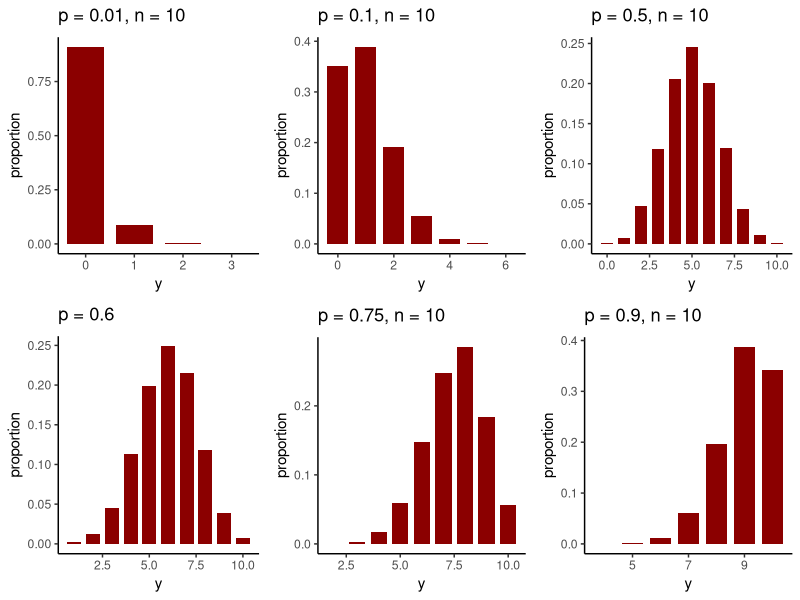
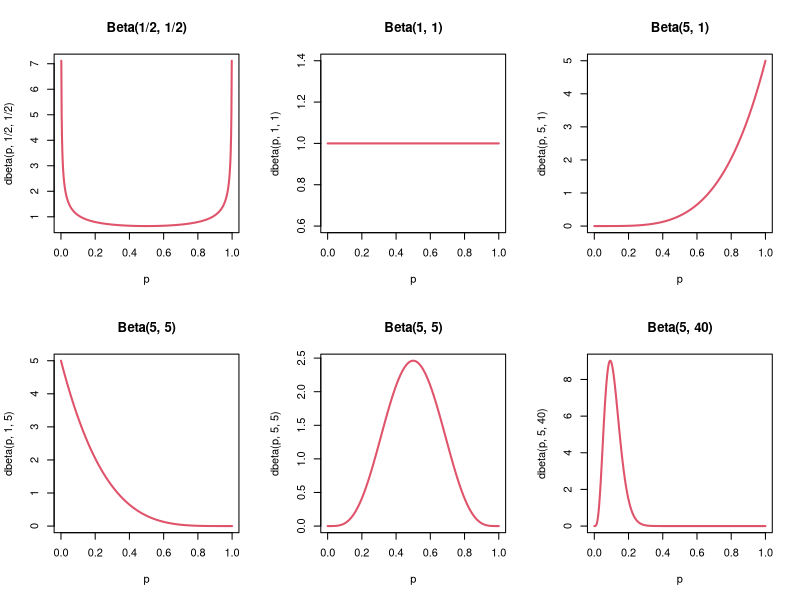
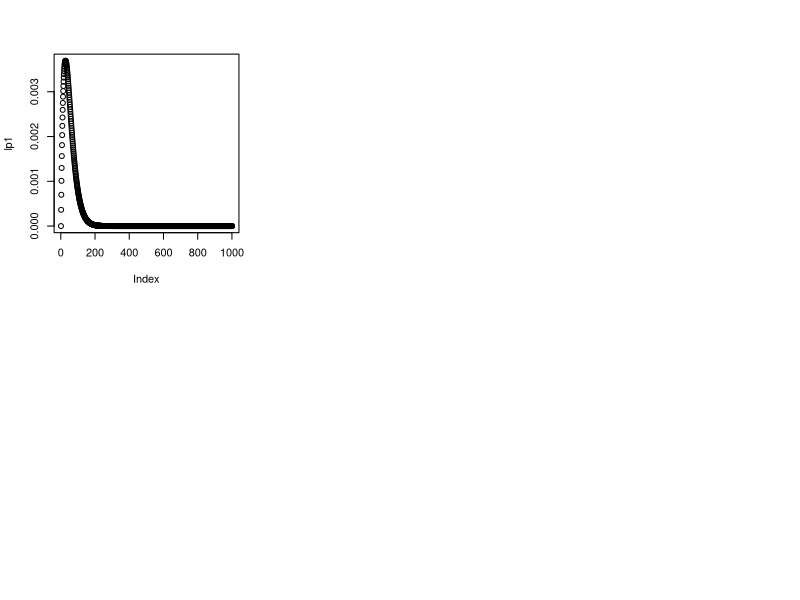

Write R code to recreate these figures, in order. (Note: this script raises an error after producing the figures.)
#--------------------------------------------
# Poisson (likelihood) - Gamma (prior) models 
# in R
#--------------------------------------------

# 1. Histogram of Binomial distributed observations

library(tidyverse)
set.seed(2023)
s1 <- data.frame('data' = rbinom(n = 10000, size = 10, prob = 1/100))
s2 <- data.frame('data' = rbinom(n = 10000, size = 10, prob = 10/100))
s3 <- data.frame('data' = rbinom(n = 10000, size = 10, prob = 50/100))
s4 <- data.frame('data' = rbinom(n = 10000, size = 10, prob = 60/100))
s5 <- data.frame('data' = rbinom(n = 10000, size = 10, prob = 75/100))
s6 <- data.frame('data' = rbinom(n = 10000, size = 10, prob = 90/100))

p1 <- s1 %>% ggplot() +
  geom_bar(aes(x = data, y = stat(count / sum(count))), width = 0.75,
           fill = 'darkred') +
  labs(x = 'y', y = 'proportion', title = p~ '= 0.01, n = 10') + theme_classic()
scale_color_gradient(low="firebrick1", high="firebrick4")
p2 <- s2 %>% ggplot() +
  geom_bar(aes(x = data, y = stat(count / sum(count))), width = 0.75,
           fill = 'darkred') +
  labs(x = 'y', y = 'proportion', title = p~ '= 0.1, n = 10')  + theme_classic()
p3 <- s3 %>% ggplot() +
  geom_bar(aes(x = data, y = stat(count / sum(count))), width = 0.75,
           fill = 'darkred') +
  labs(x = 'y', y = 'proportion', title = p~ '= 0.5, n = 10') + theme_classic()
p4 <- s4 %>% ggplot() +
  geom_bar(aes(x = data, y = stat(count / sum(count))), width = 0.75,
           fill = 'darkred') +
  labs(x = 'y', y = 'proportion', title = p~ '= 0.6', n = 10) + theme_classic()
scale_color_gradient(low="firebrick1", high="firebrick4")
p5 <- s5 %>% ggplot() +
  geom_bar(aes(x = data, y = stat(count / sum(count))), width = 0.75,
           fill = 'darkred') +
  labs(x = 'y', y = 'proportion', title = p~ '= 0.75, n = 10')  + theme_classic()
p6 <- s6 %>% ggplot() +
  geom_bar(aes(x = data, y = stat(count / sum(count))), width = 0.75,
           fill = 'darkred') +
  labs(x = 'y', y = 'proportion', title = p~ '= 0.9, n = 10') + theme_classic()

library(gridExtra)
grid.arrange(p1, p2, p3, p4, p5, p6, nrow = 2)


# 2. Density plots of examples of Beta family

par(mfrow = c(2,3))
p = seq(0, 1, length = 500)
plot(p, dbeta(p, 1/2, 1/2), col = 2, lwd = 2, main = 'Beta(1/2, 1/2)', type = 'l')
plot(p, dbeta(p, 1, 1), col = 2, lwd = 2, main = 'Beta(1, 1)', type = 'l')
plot(p, dbeta(p, 5, 1), col = 2, lwd = 2, main = 'Beta(5, 1)', type = 'l')
plot(p, dbeta(p, 1, 5), col = 2, lwd = 2, main = 'Beta(5, 5)', type = 'l')
plot(p, dbeta(p, 5, 5), col = 2, lwd = 2, main = 'Beta(5, 5)', type = 'l')
plot(p, dbeta(p, 5, 40), col = 2, lwd = 2, main = 'Beta(5, 40)', type = 'l')

# 3. Density plots of posteriors

# data
n = 20; p1 = 0.05 # Binomial likelihood parameters
p <- seq(0,1,by=0.001)

# priors
alpha1 = 1; beta1 = 19
prior_mean = alpha1 / (alpha1 + beta1) # [1] 0.05
prior_variance = (alpha1*beta1) / ((alpha1 + beta1)^2 * (alpha1 + beta1 + 1))
prior1 = p^(alpha1 - 1) * (1-p)^(beta1-1) ; prior1 = prior1 / sum(prior1)

# likelihood
set.seed(2023)
data1 = rbinom(n = n, size = 20, prob = p1)
likelihood1 = dbinom(x = p1*n, size = 20, prob = p)

# posterior
lp1 = likelihood1 * prior1 ; posterior1 = lp1 / sum(lp1)
plot(lp1)

# save a copy of entire dataset, training and testing datasets in .csv
write.csv(data1, 
          "C:/Users/julia/OneDrive/Desktop/github/2. Jeffrey prior binomial/Binomial_data.csv",
          row.names = FALSE)

# posterior mean and parameters
meandata1 = mean(data1) # [1] 0.85
alpha_posterior = ((alpha1 + n*mean(data1))) # 18
beta_posterior = (n - n*mean(data1) + beta1) # 22


# ggplot

# data
n = 20; p1 = 0.05 # Binomial likelihood parameters

# priors
alpha1 = 1; beta1 = 19
p <- seq(0,1,by=0.001)
prior1 = p^(alpha1 - 1) * (1-p)^(beta1-1) ; prior1 = prior1 / sum(prior1)

# data
n = 20; p1 = 0.05 # Binomial likelihood parameters

# likelihood
likelihood1 = dbinom(x = p1*n, size = 20, prob = p)

# posterior
lp1 = likelihood1 * prior1 ; posterior1 = lp1 / sum(lp1)

# dataframe
data_frame <- data.frame('p' = p, 'prior' = prior1, 'likelihood' = likelihood1, 'posterior' = posterior1)

ggplot(data=data_frame) +
  geom_line(aes(x = p, y = prior1, color = 'Be(1, 19) prior'), lwd = 1.2) +
  geom_line(aes(x = p, y = likelihood1/sum(likelihood1), 
                color = 'Scaled likelihood Bin(20, 0.05)'), lwd = 1.2) +
  geom_line(aes(x = p, y = posterior1, color = 'Be(18, 22) posterior'), lwd = 1.2) +
  xlim(0, 0.5) + ylim(0, max(c(prior1, posterior1, likelihood1 / sum(likelihood1)))) +
  scale_color_manual(name = "Distributions", values = c("Be(1, 19) prior" = "darkred", 
                                                        "Scaled likelihood Bin(20, 0.05)" = "black",
                                                        'Be(18, 22) posterior' = 'darkblue')) +
  labs(title = 'Posterior distribution in blue - Be(18, 22)',
       subtitle = 'Working example data',
       y="density", x="p") +
  theme(axis.text=element_text(size=8),
        axis.title=element_text(size=8),
        plot.subtitle=element_text(size=10, face="italic", color="darkred"),
        panel.background = element_rect(fill = "white", colour = "grey50"),
        panel.grid.major = element_line(colour = "grey90"))

# Posterior mean, posterior variance and 95% Credible Interval including the sample median
set.seed(2023)
data1 = rbinom(100000, size = n, prob = p1)
alpha_posterior = ((alpha1 + n*mean(data1))) # 19
beta_posterior = (n - n*mean(data1) + beta1) # 41

pmean = alpha_posterior / (alpha_posterior + beta_posterior)
pmean
# [1] 0.45

pvariance = (alpha_posterior *beta_posterior) / ((alpha_posterior + beta_posterior)^2 + (alpha_posterior + beta_posterior + 1) )
pvariance
# [1] 0.2413163

# 95% Cedible Interval obtained by direct sampling (simulation)
set.seed(2023)
round(quantile(rbeta(n = 10^8, alpha_posterior, beta_posterior), probs = c(0.025, 0.5, 0.975)),4)
#   2.5%    50%  97.5% 
# 0.3009 0.4492 0.6038 

# Posterior mean obtained from direct sampling
set.seed(2023)
mean(rbeta(n = 10^8, alpha_posterior, beta_posterior))
# [1] 0.4500023

#----
# end
#----
